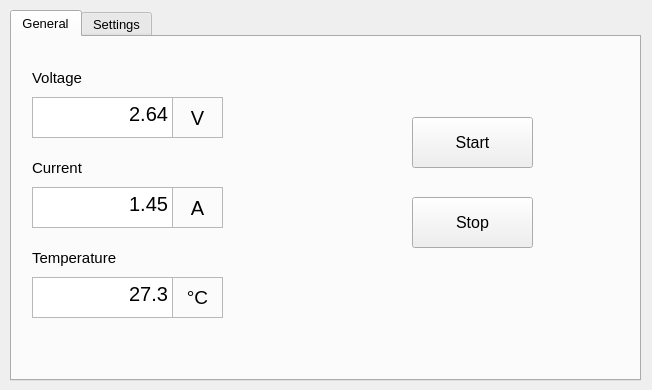
<?xml version="1.0" encoding="UTF-8"?>
<ui version="4.0">
 <class>MainWindow</class>
 <widget class="QMainWindow" name="MainWindow">
  <property name="geometry">
   <rect>
    <x>0</x>
    <y>0</y>
    <width>652</width>
    <height>390</height>
   </rect>
  </property>
  <property name="windowTitle">
   <string>MainWindow</string>
  </property>
  <property name="tabShape">
   <enum>QTabWidget::Triangular</enum>
  </property>
  <widget class="QWidget" name="centralwidget">
   <widget class="QTabWidget" name="tabWidget">
    <property name="geometry">
     <rect>
      <x>10</x>
      <y>10</y>
      <width>631</width>
      <height>371</height>
     </rect>
    </property>
    <property name="font">
     <font>
      <pointsize>10</pointsize>
     </font>
    </property>
    <property name="currentIndex">
     <number>0</number>
    </property>
    <widget class="QWidget" name="tab">
     <attribute name="title">
      <string>General</string>
     </attribute>
     <widget class="QTextEdit" name="textEdit_3">
      <property name="geometry">
       <rect>
        <x>20</x>
        <y>240</y>
        <width>141</width>
        <height>41</height>
       </rect>
      </property>
      <property name="font">
       <font>
        <pointsize>15</pointsize>
       </font>
      </property>
      <property name="html">
       <string>&lt;!DOCTYPE HTML PUBLIC &quot;-//W3C//DTD HTML 4.0//EN&quot; &quot;http://www.w3.org/TR/REC-html40/strict.dtd&quot;&gt;
&lt;html&gt;&lt;head&gt;&lt;meta name=&quot;qrichtext&quot; content=&quot;1&quot; /&gt;&lt;style type=&quot;text/css&quot;&gt;
p, li { white-space: pre-wrap; }
&lt;/style&gt;&lt;/head&gt;&lt;body style=&quot; font-family:'MS Shell Dlg 2'; font-size:15pt; font-weight:400; font-style:normal;&quot;&gt;
&lt;p align=&quot;right&quot; style=&quot; margin-top:0px; margin-bottom:0px; margin-left:0px; margin-right:0px; -qt-block-indent:0; text-indent:0px;&quot;&gt;27.3&lt;/p&gt;&lt;/body&gt;&lt;/html&gt;</string>
      </property>
      <property name="acceptRichText">
       <bool>true</bool>
      </property>
     </widget>
     <widget class="QLabel" name="label">
      <property name="geometry">
       <rect>
        <x>20</x>
        <y>20</y>
        <width>191</width>
        <height>41</height>
       </rect>
      </property>
      <property name="font">
       <font>
        <pointsize>11</pointsize>
       </font>
      </property>
      <property name="text">
       <string>Voltage</string>
      </property>
     </widget>
     <widget class="QPushButton" name="pushButton_2">
      <property name="geometry">
       <rect>
        <x>400</x>
        <y>160</y>
        <width>121</width>
        <height>51</height>
       </rect>
      </property>
      <property name="font">
       <font>
        <pointsize>12</pointsize>
       </font>
      </property>
      <property name="text">
       <string>Stop</string>
      </property>
      <property name="default">
       <bool>false</bool>
      </property>
      <property name="flat">
       <bool>false</bool>
      </property>
     </widget>
     <widget class="QTextEdit" name="textEdit">
      <property name="geometry">
       <rect>
        <x>20</x>
        <y>60</y>
        <width>141</width>
        <height>41</height>
       </rect>
      </property>
      <property name="font">
       <font>
        <pointsize>15</pointsize>
       </font>
      </property>
      <property name="html">
       <string>&lt;!DOCTYPE HTML PUBLIC &quot;-//W3C//DTD HTML 4.0//EN&quot; &quot;http://www.w3.org/TR/REC-html40/strict.dtd&quot;&gt;
&lt;html&gt;&lt;head&gt;&lt;meta name=&quot;qrichtext&quot; content=&quot;1&quot; /&gt;&lt;style type=&quot;text/css&quot;&gt;
p, li { white-space: pre-wrap; }
&lt;/style&gt;&lt;/head&gt;&lt;body style=&quot; font-family:'MS Shell Dlg 2'; font-size:15pt; font-weight:400; font-style:normal;&quot;&gt;
&lt;p align=&quot;right&quot; style=&quot; margin-top:0px; margin-bottom:0px; margin-left:0px; margin-right:0px; -qt-block-indent:0; text-indent:0px;&quot;&gt;2.64&lt;/p&gt;&lt;/body&gt;&lt;/html&gt;</string>
      </property>
      <property name="textInteractionFlags">
       <set>Qt::TextSelectableByMouse</set>
      </property>
     </widget>
     <widget class="QLabel" name="label_3">
      <property name="geometry">
       <rect>
        <x>20</x>
        <y>200</y>
        <width>191</width>
        <height>41</height>
       </rect>
      </property>
      <property name="font">
       <font>
        <pointsize>11</pointsize>
       </font>
      </property>
      <property name="text">
       <string>Temperature</string>
      </property>
     </widget>
     <widget class="QLabel" name="label_5">
      <property name="geometry">
       <rect>
        <x>160</x>
        <y>150</y>
        <width>51</width>
        <height>41</height>
       </rect>
      </property>
      <property name="font">
       <font>
        <pointsize>15</pointsize>
       </font>
      </property>
      <property name="frameShape">
       <enum>QFrame::StyledPanel</enum>
      </property>
      <property name="text">
       <string>A</string>
      </property>
      <property name="alignment">
       <set>Qt::AlignCenter</set>
      </property>
      <property name="textInteractionFlags">
       <set>Qt::NoTextInteraction</set>
      </property>
     </widget>
     <widget class="QTextEdit" name="textEdit_2">
      <property name="geometry">
       <rect>
        <x>20</x>
        <y>150</y>
        <width>141</width>
        <height>41</height>
       </rect>
      </property>
      <property name="font">
       <font>
        <pointsize>15</pointsize>
       </font>
      </property>
      <property name="html">
       <string>&lt;!DOCTYPE HTML PUBLIC &quot;-//W3C//DTD HTML 4.0//EN&quot; &quot;http://www.w3.org/TR/REC-html40/strict.dtd&quot;&gt;
&lt;html&gt;&lt;head&gt;&lt;meta name=&quot;qrichtext&quot; content=&quot;1&quot; /&gt;&lt;style type=&quot;text/css&quot;&gt;
p, li { white-space: pre-wrap; }
&lt;/style&gt;&lt;/head&gt;&lt;body style=&quot; font-family:'MS Shell Dlg 2'; font-size:15pt; font-weight:400; font-style:normal;&quot;&gt;
&lt;p align=&quot;right&quot; style=&quot; margin-top:0px; margin-bottom:0px; margin-left:0px; margin-right:0px; -qt-block-indent:0; text-indent:0px;&quot;&gt;1.45&lt;/p&gt;&lt;/body&gt;&lt;/html&gt;</string>
      </property>
     </widget>
     <widget class="QPushButton" name="pushButton">
      <property name="geometry">
       <rect>
        <x>400</x>
        <y>80</y>
        <width>121</width>
        <height>51</height>
       </rect>
      </property>
      <property name="font">
       <font>
        <pointsize>12</pointsize>
       </font>
      </property>
      <property name="text">
       <string>Start</string>
      </property>
      <property name="autoDefault">
       <bool>false</bool>
      </property>
      <property name="default">
       <bool>false</bool>
      </property>
     </widget>
     <widget class="QLabel" name="label_4">
      <property name="geometry">
       <rect>
        <x>160</x>
        <y>240</y>
        <width>51</width>
        <height>41</height>
       </rect>
      </property>
      <property name="font">
       <font>
        <pointsize>14</pointsize>
       </font>
      </property>
      <property name="frameShape">
       <enum>QFrame::StyledPanel</enum>
      </property>
      <property name="text">
       <string>°C</string>
      </property>
      <property name="textFormat">
       <enum>Qt::RichText</enum>
      </property>
      <property name="alignment">
       <set>Qt::AlignCenter</set>
      </property>
      <property name="textInteractionFlags">
       <set>Qt::NoTextInteraction</set>
      </property>
     </widget>
     <widget class="QLabel" name="label_2">
      <property name="geometry">
       <rect>
        <x>20</x>
        <y>110</y>
        <width>191</width>
        <height>41</height>
       </rect>
      </property>
      <property name="font">
       <font>
        <pointsize>11</pointsize>
       </font>
      </property>
      <property name="text">
       <string>Current</string>
      </property>
     </widget>
     <widget class="QLabel" name="label_6">
      <property name="geometry">
       <rect>
        <x>160</x>
        <y>60</y>
        <width>51</width>
        <height>41</height>
       </rect>
      </property>
      <property name="font">
       <font>
        <pointsize>15</pointsize>
       </font>
      </property>
      <property name="frameShape">
       <enum>QFrame::StyledPanel</enum>
      </property>
      <property name="text">
       <string>V</string>
      </property>
      <property name="alignment">
       <set>Qt::AlignCenter</set>
      </property>
      <property name="textInteractionFlags">
       <set>Qt::NoTextInteraction</set>
      </property>
     </widget>
    </widget>
    <widget class="QWidget" name="tab_2">
     <attribute name="title">
      <string>Settings</string>
     </attribute>
    </widget>
   </widget>
  </widget>
 </widget>
 <resources/>
 <connections/>
</ui>
